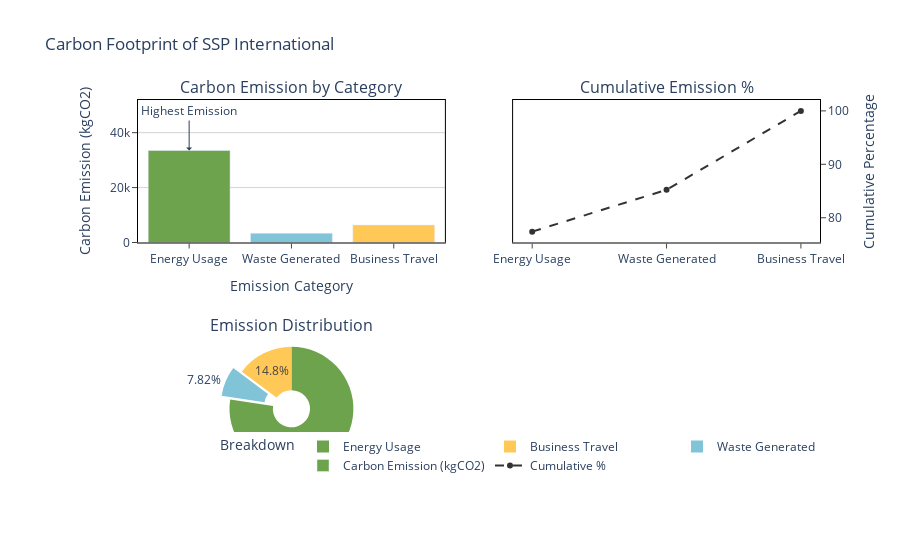

Here is the notebook cell this chart was saved with:
### Markdown cell above
#### Visualizing by creating `dataframe` and plotting using `plotly`

### Code cell
import pandas as pd
from emission_calculator.calculator import draw_report_figure

# Sample data for reference
df = pd.DataFrame(
    {
        'Name': company_name,
        "Category": ["Energy Usage", "Waste Generated", "Business Travel"],
        "Value": [energy_usage, waste_generated, business_travel],
    }
)

draw_report_figure(df).show()

### Figure 1 — Plotly figure (JSON) as saved in the notebook; plotly's stock layout.template omitted (floating-point values rounded to 4 significant figures)
{"data": [{"domain": {"x": [0, 0.45], "y": [0, 0.375]}, "hole": 0.3, "labels": ["Energy Usage", "Waste Generated", "Business Travel"], "marker": {"colors": ["#6DA34D", "#81C3D7", "#FFC857"]}, "name": "Emission Distribution", "pull": [0, 0.15, 0], "type": "pie", "values": [33510.0, 3385.0, 6397.0]}, {"marker": {"color": ["#6DA34D", "#81C3D7", "#FFC857"]}, "name": "Carbon Emission (kgCO2)", "type": "bar", "x": ["Energy Usage", "Waste Generated", "Business Travel"], "xaxis": "x", "y": [33510.0, 3385.0, 6397.0], "yaxis": "y"}, {"line": {"color": "#333333", "dash": "dash"}, "mode": "lines+markers", "name": "Cumulative %", "type": "scatter", "x": ["Energy Usage", "Waste Generated", "Business Travel"], "xaxis": "x2", "y": [77.4, 85.22, 100], "yaxis": "y2"}], "layout": {"annotations": [{"font": {"size": 16}, "showarrow": false, "text": "Carbon Emission by Category", "x": 0.225, "xanchor": "center", "xref": "paper", "y": 1, "yanchor": "bottom", "yref": "paper"}, {"font": {"size": 16}, "showarrow": false, "text": "Cumulative Emission %", "x": 0.775, "xanchor": "center", "xref": "paper", "y": 1, "yanchor": "bottom", "yref": "paper"}, {"font": {"size": 16}, "showarrow": false, "text": "Emission Distribution", "x": 0.225, "xanchor": "center", "xref": "paper", "y": 0.375, "yanchor": "bottom", "yref": "paper"}, {"arrowhead": 1, "ax": 0, "ay": -40, "showarrow": true, "text": "Highest Emission", "x": "Energy Usage", "xref": "x", "y": 33510.0, "yref": "y"}], "legend": {"orientation": "h", "title": {"text": "Breakdown"}, "x": 1, "xanchor": "right", "y": 0, "yanchor": "bottom"}, "plot_bgcolor": "white", "title": {"text": "Carbon Footprint of SSP International"}, "xaxis": {"anchor": "y", "domain": [0, 0.45], "linecolor": "black", "mirror": true, "showline": true, "ticks": "outside", "title": {"text": "Emission Category"}}, "xaxis2": {"anchor": "y2", "domain": [0.55, 1], "linecolor": "black", "mirror": true, "showline": true, "ticks": "outside"}, "yaxis": {"anchor": "x", "domain": [0.625, 1], "gridcolor": "lightgrey", "linecolor": "black", "mirror": true, "showline": true, "ticks": "outside", "title": {"text": "Carbon Emission (kgCO2)"}}, "yaxis2": {"anchor": "x2", "domain": [0.625, 1], "gridcolor": "lightgrey", "linecolor": "black", "mirror": true, "showgrid": false, "showline": true, "side": "right", "ticks": "outside", "title": {"text": "Cumulative Percentage"}}}}
